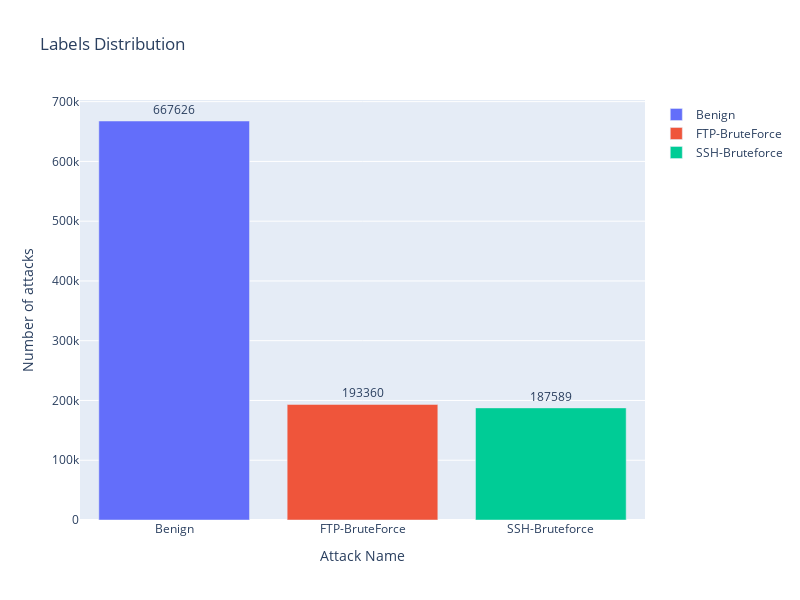

Notebook source saved alongside this figure:
### Code cell
showAttackDistribution(numeric_data['Label'])

### Figure 1 — Plotly figure (JSON) as saved in the notebook; plotly's stock layout.template omitted (floating-point values rounded to 4 significant figures)
{"data": [{"name": "Benign", "orientation": "v", "text": [667626], "textposition": "outside", "type": "bar", "x": ["Benign"], "y": [667626]}, {"name": "FTP-BruteForce", "orientation": "v", "text": [193360], "textposition": "outside", "type": "bar", "x": ["FTP-BruteForce"], "y": [193360]}, {"name": "SSH-Bruteforce", "orientation": "v", "text": [187589], "textposition": "outside", "type": "bar", "x": ["SSH-Bruteforce"], "y": [187589]}], "layout": {"height": 600, "title": {"text": "Labels Distribution"}, "width": 800, "xaxis": {"title": {"text": "Attack Name"}}, "yaxis": {"title": {"text": "Number of attacks"}}}}
